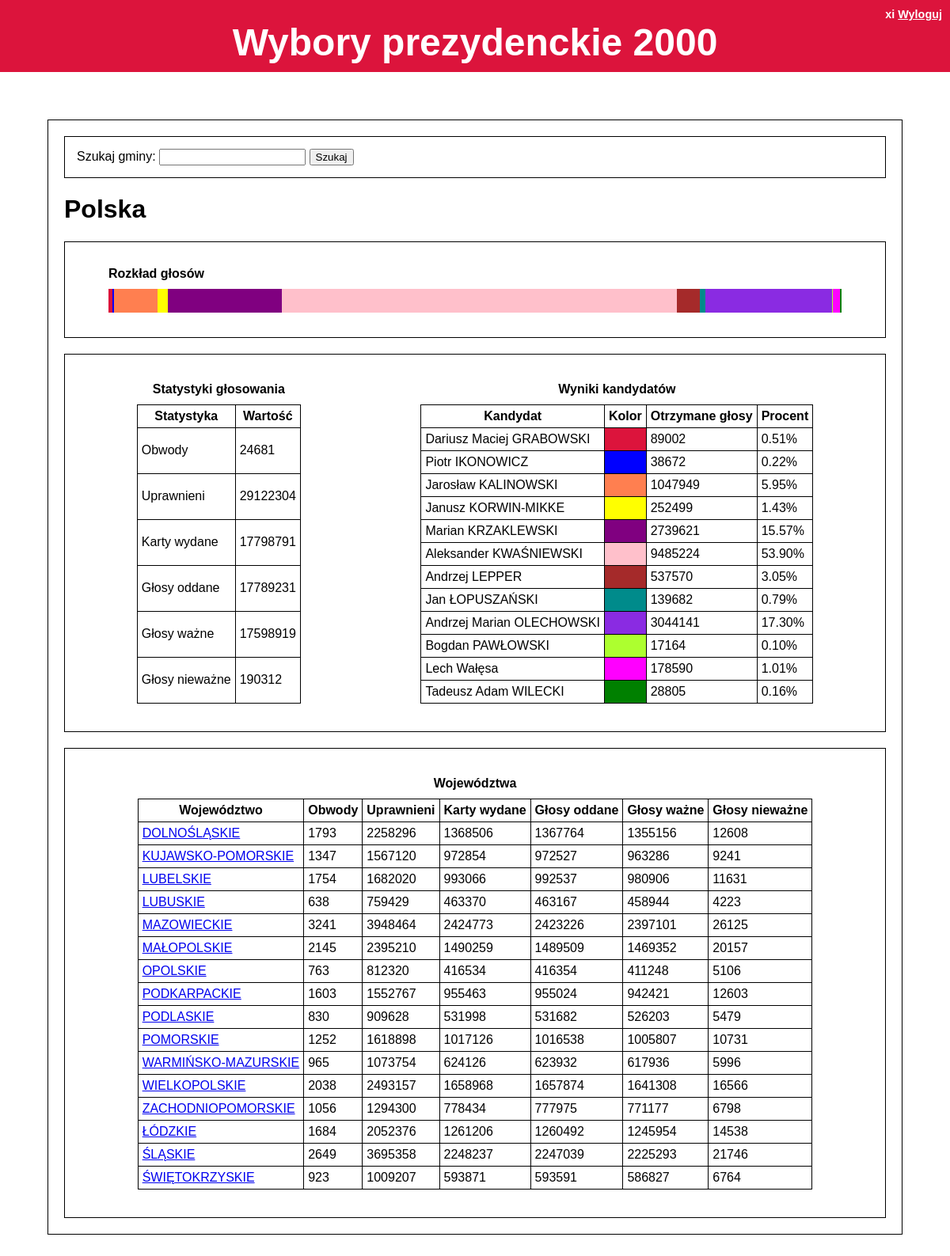
The page /pkw/ (signed in) on the database its author committed.
### main/models.py (models this page shows, shortened)
class Area(models.Model):
    class Meta:
        abstract = True
    def __str__(self):
        return "%s %s" % (area_names[type(self).__name__.lower()], self.pk)
    def valid(self):
        attr_sum = 0
        for candidate in candidates:
            attr_sum += getattr(self, candidate)
        return attr_sum
    def given(self):
        return self.valid() + self.invalid

class Country(Area):
    name = models.CharField('Nazwa', max_length=32, primary_key=True,
                            validators=[RegexValidator(regex=r"^([^\W_]|[- ])+$")])
    def __str__(self):
        return "%s" % self.pk
    def children(self):
        return self.voivodeship_set.all()
    def query_prefix(self):
        return 'district__commune__'
    def child_name(self):
        return 'voivodeship'

class Voivodeship(Area):
    name = models.CharField('Nazwa', max_length=32, primary_key=True,
                            validators=[RegexValidator(regex=r"^([^\W_]|[- ])+$")])
    country = models.ForeignKey(Country,
                                verbose_name=area_names['country'],
                                on_delete=models.CASCADE)

### main/views.py (the view)
def index(request):#(request):
    return area(request, Country, 'Polska')

### main/templatetags/main_filters.py (called while the page is built)
@register.filter(name='getattr')
def getattribute(value, arg):
    attr = getattr(value, arg)
    if callable(attr):
        attr = attr()
    return attr

@register.filter(name='get')
def get(dic, key):
    return dic.get(key)

### main/templates/main/area.html (shortened to what this page needs)
{% extends 'main/base.html' %}
{% load static %}
{% load main_filters %}
{% load mathfilters %}
{% block main %}
    <section>
        <form method='get' action="{% url 'main:search' %}">
            <label for="search">Szukaj gminy:</label>
            <input type="text" name="search" id="search" required>
            <input type="submit" value="Szukaj">
        </form>
    </section>
    <header class="pageheader"> <h1>{{ area }}</h1></header>
    {% with results.valid as all_valid %}
    <section>
            <figure>
            <figcaption>Rozkład głosów</figcaption>
                <div class="line_chart">
                {% for cand in candidates %}
                    <div style="background-color: {{ candidate_colors|get:cand }};
                        width: {{ results|get:cand|div:all_valid|mul:100 }}%"></div>
                {% endfor %}
                </div>
            </figure>
    </section>
    <section class="flex_container">
        <table>
            <caption>
                Statystyki głosowania
            </caption>
            <thead>
                <tr>
                    <th>Statystyka</th>
                    <th>Wartość</th>
                </tr>
            </thead>
            <tbody>
            {% for stat in stats %}
                <tr>
                    <td>{{ stat_names|get:stat }}</td>
                    <td>{{ results|get:stat }}</td>
                </tr>
            {% endfor %}
            </tbody>
        </table>
        <table class="cand_table">
            <caption>
                Wyniki kandydatów
            </caption>
            <thead>
                <tr>
                    <th>Kandydat</th>
                    <th>Kolor</th>
                    <th>Otrzymane głosy</th>
                    <th class="large_only">Procent</th>
                </tr>
            </thead>
            <tbody>
            {% if commune_form and request.user.is_authenticated %}
                {% for cand in candidates %}
                {% with commune_form|getfield:cand as field %}
                <tr>
                    <td><label for="{{ field.id_for_label }}">{{ candidate_names|get:cand }}</label></td>
                    <td style="background-color: {{ candidate_colors|get:cand }}"></td>
                    <td>{{ field }}</td>
                    <td class="large_only">{{ results|get:cand|div:all_valid|mul:100|floatformat:2 }}%</td>
                </tr>
                {% endwith %}
                {% endfor %}
                <tr>
                    <td><input type="submit" value="Zapisz"></td>
                </tr>
            {% else %}
                {% for cand in candidates %}
                <tr>
                    <td>{{ candidate_names|get:cand }}</td>
                    <td style="background-color: {{ candidate_colors|get:cand }}"></td>
                    <td>{{ results|get:cand }}</td>
                    <td class="large_only">{{ results|get:cand|div:all_valid|mul:100|floatformat:2 }}%</td>
                </tr>
                {% endfor %}
            {% endif %}
            </tbody>
        </table>
    </section>
    {% endwith %}
    {% if area.children %}
    <section>
        <table class="centered">
            <caption>{{ area_names_p|get:child_name }}</caption>
            <thead>
                <tr>
                    <th>{{ area_names|get:child_name }}</th>
                    {% for stat in stats %}
                        {% if stat == 'people' or stat == 'valid' %}
                        <th class="not_small">
                        {% else %}
                        <th class="large_only">
                        {% endif %}
                        {{ stat_names|get:stat }}</th>
                    {% endfor %}
                </tr>
            </thead>
            <tbody>
            {% for subarea in children %}
                <tr>
                    <td>
                        <a href="{% with 'main:'|add:child_name as addr %}
                                    {% url addr subarea.pk %}
                                 {% endwith %}" title="{{ subarea }}"> {{ subarea.pk }} </a>
                    </td>
                    {% for stat in stats %}
                        {% if stat == 'people' or stat == 'valid' %}
                        <td class="not_small">
                        {% else %}
                        <td class="large_only">
                        {% endif %}
                        {{ subarea|getattr:stat }}</td>
                    {% endfor %}
                </tr>
            {% endfor %}
            </tbody>
        </table>
    </section>
    {% endif %}
{% endblock %}

### main/templates/main/base.html (shortened to what this page needs)
{% load static %}
<!DOCTYPE html>
<html lang="pl">
<head>
    <link rel="stylesheet" type="text/css" href="{% static 'main/style.css' %}">
</head>
<body>
    <header class="mainheader">
        <div class="logstripe">
        {% if request.user.is_authenticated %}
            {{ request.user.username }} <a href="{% url 'main:logout' %}" title="logout">Wyloguj</a>
        {% else %}
            <a href="{% url 'main:login' %}" title="login">Zaloguj</a>
        {% endif %}
        </div>
        <a href="{% url 'main:index'%}" title="index">Wybory prezydenckie 2000</a>
    </header>
    <main>
        {% block main %}{% endblock %}
    </main>
</body>
</html>

### main/static/main/style.css (style rules this page uses)
body { margin: 0; font-family: Arial, Verdana, sans-serif; }
.logstripe { text-align: right; padding: 0px; font-size: 0.3em; font-weight: bold; color: white; }
.logstripe > a { text-decoration: underline; }
header.mainheader { text-align: center; background-color: crimson; padding: 10px; font-size: 3em; font-weight: bold; color: white; }
header.pageheader { margin:20px; }
header a { color:inherit; text-decoration: inherit; }
main { margin: 5%; border: 1px solid black; }
table, td, th { border: 1px solid black; }
table { border-collapse: collapse; margin-top: 20px; margin-bottom: 20px; }
table caption { margin-bottom: 10px; font-weight: bold; }
figcaption { font-weight: bold; }
.cand_table { max-width: 70%; }
.centered { margin-left: auto; margin-right: auto; }
td, th { padding: 5px; }
section { margin:20px; border: 1px solid black; padding:15px; }
.flex_container { display: flex; justify-content: space-around; }
.line_chart { height: 30px; margin: 0px; margin-top: 10px; padding: 0; display: flex; }
.line_chart > div { margin: 0; padding: 0; height: 100% }

### rows shown on the page
Country: name "Polska"
Voivodeship: pk "DOLNOŚLĄSKIE", stats "1793" "2258296" "1368506" "1367764" "1355156" "12608"
Voivodeship: pk "KUJAWSKO-POMORSKIE", stats "1347" "1567120" "972854" "972527" "963286" "9241"
Voivodeship: pk "LUBELSKIE", stats "1754" "1682020" "993066" "992537" "980906" "11631"
Voivodeship: pk "LUBUSKIE", stats "638" "759429" "463370" "463167" "458944" "4223"
Voivodeship: pk "MAZOWIECKIE", stats "3241" "3948464" "2424773" "2423226" "2397101" "26125"
Voivodeship: pk "MAŁOPOLSKIE", stats "2145" "2395210" "1490259" "1489509" "1469352" "20157"
Voivodeship: pk "OPOLSKIE", stats "763" "812320" "416534" "416354" "411248" "5106"
Voivodeship: pk "PODKARPACKIE", stats "1603" "1552767" "955463" "955024" "942421" "12603"
Voivodeship: pk "PODLASKIE", stats "830" "909628" "531998" "531682" "526203" "5479"
Voivodeship: pk "POMORSKIE", stats "1252" "1618898" "1017126" "1016538" "1005807" "10731"
Voivodeship: pk "WARMIŃSKO-MAZURSKIE", stats "965" "1073754" "624126" "623932" "617936" "5996"
Voivodeship: pk "WIELKOPOLSKIE", stats "2038" "2493157" "1658968" "1657874" "1641308" "16566"
Voivodeship: pk "ZACHODNIOPOMORSKIE", stats "1056" "1294300" "778434" "777975" "771177" "6798"
Voivodeship: pk "ŁÓDZKIE", stats "1684" "2052376" "1261206" "1260492" "1245954" "14538"
Voivodeship: pk "ŚLĄSKIE", stats "2649" "3695358" "2248237" "2247039" "2225293" "21746"
Voivodeship: pk "ŚWIĘTOKRZYSKIE", stats "923" "1009207" "593871" "593591" "586827" "6764"

### other values the page prints
{{ request.user.username }} "xi"
{{ stat_names|get:stat }} "Obwody" "Uprawnieni" "Karty wydane" "Głosy oddane" "Głosy ważne" "Głosy nieważne"
{{ results|get:stat }} "24681" "29122304" "17798791" "17789231" "17598919" "190312"
{{ candidate_names|get:cand }} "Dariusz Maciej GRABOWSKI" "Piotr IKONOWICZ" "Jarosław KALINOWSKI" "Janusz KORWIN-MIKKE" "Marian KRZAKLEWSKI" "Aleksander KWAŚNIEWSKI" "Andrzej LEPPER" "Jan ŁOPUSZAŃSKI" "Andrzej Marian OLECHOWSKI" "Bogdan PAWŁOWSKI" "Lech Wałęsa" "Tadeusz Adam WILECKI"
{{ results|get:cand }} "89002" "38672" "1047949" "252499" "2739621" "9485224" "537570" "139682" "3044141" "17164" "178590" "28805"
{{ results|get:cand|div:all_valid|mul:100|floatformat:2 }} "0.51" "0.22" "5.95" "1.43" "15.57" "53.90" "3.05" "0.79" "17.30" "0.10" "1.01" "0.16"
{{ area_names_p|get:child_name }} "Województwa"
{{ area_names|get:child_name }} "Województwo"
